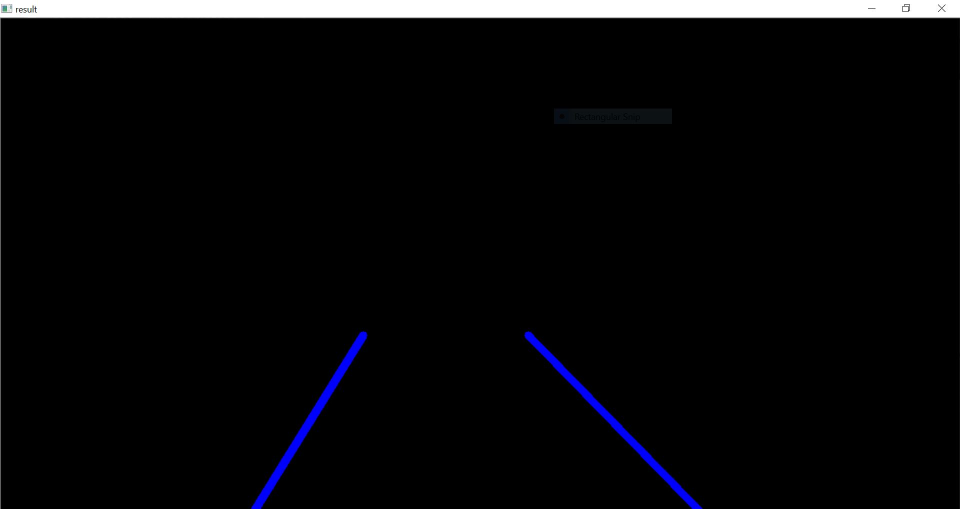
#> input picture Images/line.JPG, 1920 x 1017 px (shown at 1/2 size)
$ python LaneDetection-Copy1.py --image Images/line.JPG
#> lines starting #> are read from the running program, lines starting #| are printed output that depends on the picture; after the words box and inside, x2 and y2 are one past the last pixel; in counts of white or black regions, pixels touching at a corner belong together
#!/usr/bin/env python
# coding: utf-8

# In[3]:


from filvideostream import FileVideoStream
from imutils.video import FPS
import numpy as np
import argparse
import imutils
import time
import cv2
import numpy as np
import matplotlib.pyplot as plt


# In[4]:


def final(img):
    grey=cv2.cvtColor(img,cv2.COLOR_BGR2GRAY)
    gauss=cv2.GaussianBlur(grey,(7,7),0.5)
    canny=cv2.Canny(gauss,50,150)
    return canny


# In[5]:


def region_of_interest(image):
    height=image.shape[0]
    width=image.shape[1]
    triangle=[(100,height),
                        (475,325),(width,height)]
    mask=np.zeros_like(image)#return an array of zeros( black(0) mask)
    mask=cv2.fillPoly(mask,np.array([triangle],np.int32),255)
    mask=cv2.bitwise_and(image,mask)
    return mask


# In[6]:


def make_coordinates(isolated,average):
    slope,y_int=average
    y1=isolated.shape[0]
    y2=int((y1*3/5))
    x1=int((y1-y_int)//slope)#floor division(return int)
    x2=int((y2-y_int)//slope)
    return np.array([x1,y1,x2,y2])

def average(image,lines):
    left=[]
    right=[]
    for line in lines:
        print(line)
        x1,y1,x2,y2=line.reshape(4)
        parameters=np.polyfit((x1,x2),(y1,y2),1)
        slope=parameters[0]
        y_intercept=parameters[1]
        if slope<0:
            left.append((slope,y_intercept))
        else:
            right.append((slope,y_intercept))
    left_fit_average=np.average(left,axis=0)
    right_fit_average=np.average(right,axis=0)
    left_line=make_coordinates(isolated,left_fit_average)
    right_line=make_coordinates(isolated,right_fit_average)
    return np.array([left_line,right_line])


# In[7]:


def display_lines(image,lines):
    lines_image=np.zeros_like(image)#create a balcked out image
    if lines is not None:
        for line in lines:
            x1,y1,x2,y2=line
            cv2.line(lines_image,(x1,y1),(x2,y2),(0,0,255),10)#red line
    return lines_image


# In[8]:


ap=argparse.ArgumentParser()
ap.add_argument("-i","--image",required=False,
                help="path to image file")
ap.add_argument("-v","--video",required=False,
                help="path to input video file")
args=vars(ap.parse_args())
if args["image"]:

    #for image
    img=cv2.imread(args["image"])
#> img is the input picture: shape (1017, 1920, 3); mean B, G, R 11, 9.1, 9.1
    img=cv2.cvtColor(img,cv2.COLOR_BGR2RGB)#changing color space

    copy = np.copy(img)
    image1= final(img)
#> in final, `canny=cv2.Canny(gauss,50,150)`:
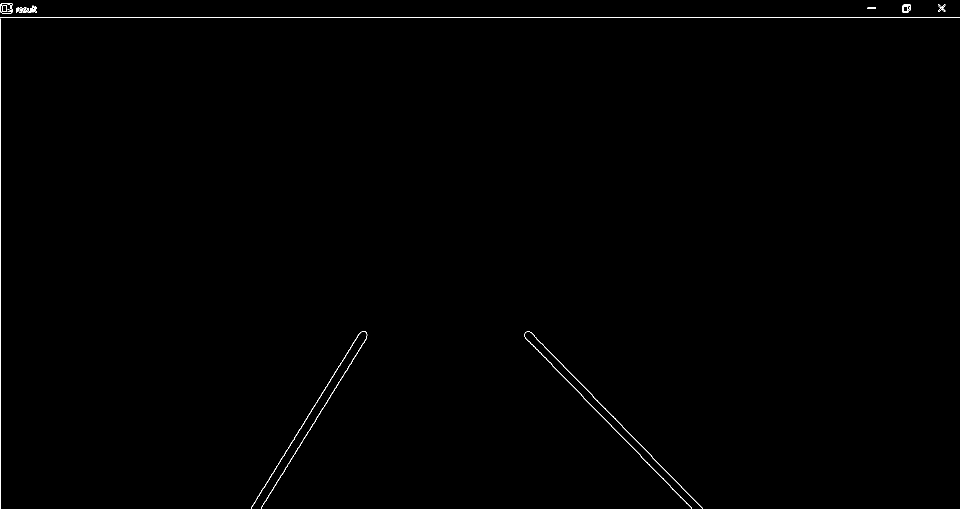
#> canny: shape (1017, 1920) (shown at 1/2 size); 0.31% white in thin lines or dots
    isolated = region_of_interest(image1)
#> in region_of_interest, `mask=cv2.bitwise_and(image,mask)`:
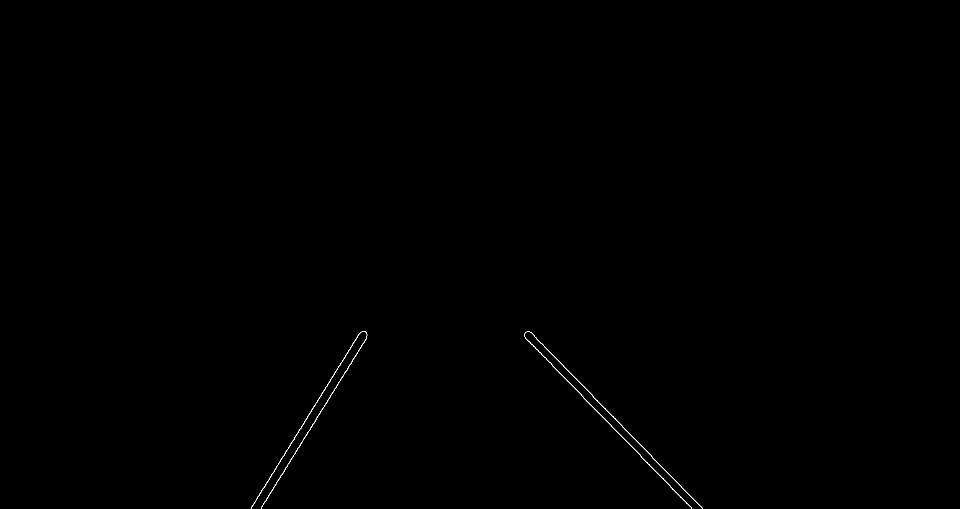
#> mask: shape (1017, 1920) (shown at 1/2 size); 0.13% white in thin lines or dots, all inside (x1, y1, x2, y2) = (502, 662, 1405, 1017)
    #cv2.imshow("image1", image1)
    #cv2.imshow("iso", isolated)
    #cv2.waitKey(0)
    #DRAWING LINES: (order of params) --> region of interest,
    #bin size (P, theta), min intersections needed, placeholder array,

    lines = cv2.HoughLinesP(isolated, 2, np.pi/180, 100, np.array([]), minLineLength=40, maxLineGap=5)
#> lines = [[522, 1015, 704, 723], [1187, 815, 1271, 901], [502, 1015, 721, 664], [1098, 702, 1238, 846], [1218, 825, 1387, 999], [1092, 718, 1148, 775], [1301, 933, 1383, 1015], [588, 876, 719, 666], [1061, 664, 1153, 759]]
    average_line = average(copy, lines)
#> the loop in average, `for line in lines:` made 9 passes
#> (x1, y1, x2, y2, slope, y_intercept) on passes 1 to 9: (522, 1015, 704, 723, -1.6, 1852.5), (1187, 815, 1271, 901, 1.02, -400.3), (502, 1015, 721, 664, -1.6, 1819.6), (1098, 702, 1238, 846, 1.03, -427.4), (1218, 825, 1387, 999, 1.03, -429), (1092, 718, 1148, 775, 1.02, -393.5), (1301, 933, 1383, 1015, 1, -368), (588, 876, 719, 666, -1.6, 1818.6), (1061, 664, 1153, 759, 1.03, -431.6)
#| [[ 522 1015  704  723]]
#| [[1187  815 1271  901]]
#| [[ 502 1015  721  664]]
#| [[1098  702 1238  846]]
#| [[1218  825 1387  999]]
#| [[1092  718 1148  775]]
#| [[1301  933 1383 1015]]
#| [[588 876 719 666]]
#> (further printed lines are left out)
#> after the loop in average, `for line in lines:`: left = [(-1.6, 1852.5), (-1.6, 1819.6), (-1.6, 1818.6)]; right = [(1.02, -400.3), (1.03, -427.4), (1.03, -429), (1.02, -393.5), (1, -368), (1.03, -431.6)]
#> in average, `left_fit_average=np.average(left,axis=0)`: left_fit_average = [-1.6, 1830.2]
#> in average, `right_fit_average=np.average(right,axis=0)`: right_fit_average = [1.02, -408.3]
#> in make_coordinates, `slope,y_int=average`: slope = -1.6; y_int = 1830.2
#> in make_coordinates, `x1=int((y1-y_int)//slope)#floor division(return int)`: x1 = 507
#> in make_coordinates, `x2=int((y2-y_int)//slope)`: x2 = 761
#> in average, `left_line=make_coordinates(isolated,left_fit_average)`: left_line = [507, 1017, 761, 610]
#> in average, `right_line=make_coordinates(isolated,right_fit_average)`: right_line = [1394, 1017, 996, 610]
#> average_line = [[507, 1017, 761, 610], [1394, 1017, 996, 610]]
    black_lines = display_lines(copy, average_line)
#> the loop in display_lines, `for line in lines:` made 2 passes

    #taking wighted sum of original image and lane lines image

    lanes = cv2.addWeighted(copy, 0.8, black_lines, 1, 1)
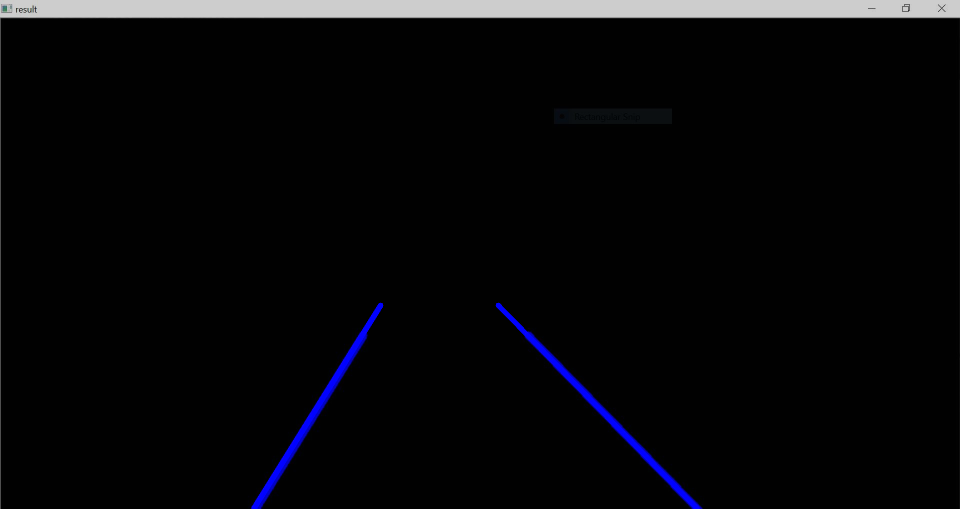
#> lanes: shape (1017, 1920, 3) (shown at 1/2 size); mean R, G, B 8.3, 8.3, 10.3
    cv2.imshow("lanes", lanes)
    cv2.waitKey(0)
elif args["video"]:

    #for video
    #start the file video stream thread and allow the buffer to
    #start to fill
    print("[INFO] starting video file thread")
    fvs=FileVideoStream(args["video"]).start()
    time.sleep(1.0)
    #start the fps timer
    fps=FPS().start()

    #loop over frames from the video file stream


    while fvs.more():
        #grab the frame from the threaded video file stream,resize
        #it and convert it to greayscale(while still retaining three channels)
        frame=fvs.read()
        image=final(frame)
        isolated=region_of_interest(image)
        lines = cv2.HoughLinesP(isolated, 4, np.pi/180, 60, np.array([]), minLineLength=1, maxLineGap=5)
        average_line=average(frame,lines)
        black_lines=display_lines(frame,average_line)
        lanes=cv2.addWeighted(frame,0.8,black_lines,1,1)
        frame=np.dstack([frame,frame,frame])

        #display the size of queue on the frame
        #show the fram and update the fps counter
        cv2.imshow("Frame",lanes)
        cv2.waitKey(1)
        fps.update()
        #stop the timer and display fps info
    fps.stop()
    print("[INFO] elasped time: {:.2f}".format(fps.elapsed()))
    print("[INFO] approx. FPS: {:.2f}".format(fps.fps()))
    # do a bit of cleanup
    cv2.destroyAllWindows()
    fvs.stop()


# In[9]:


# In[11]:


# In[ ]:


# In[ ]:
